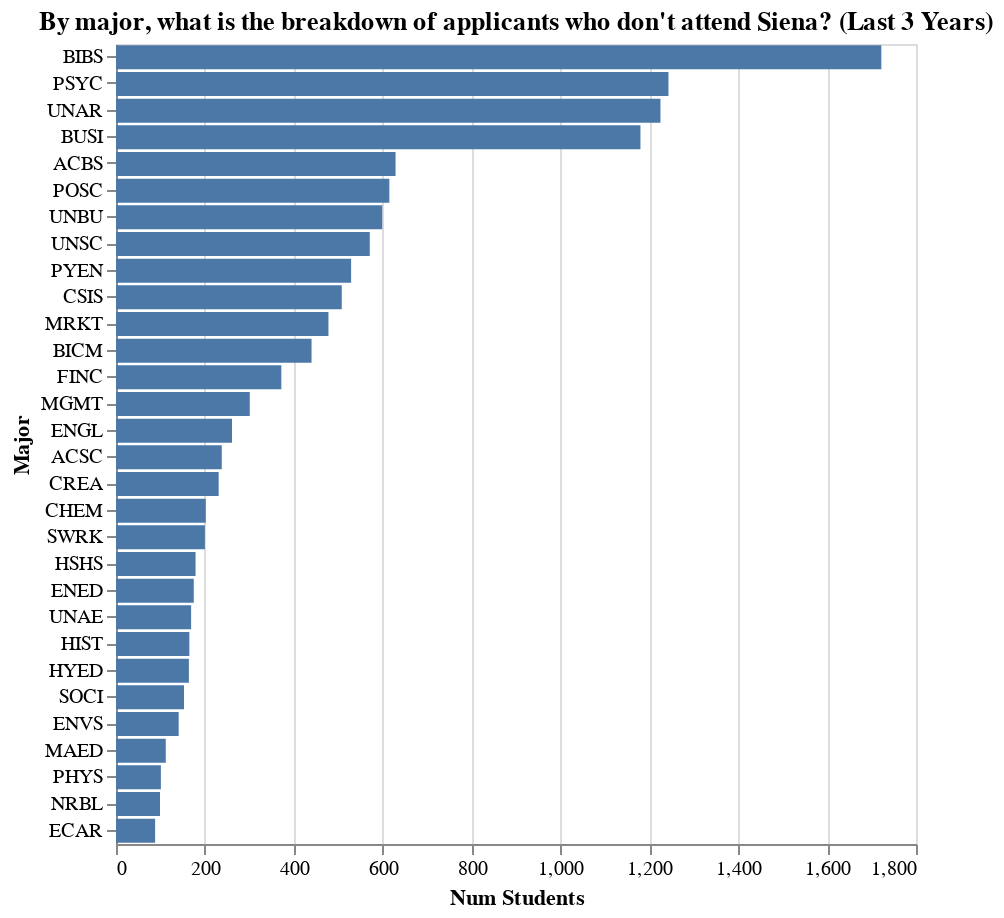

The cell this chart's notebook holds for it:
### Markdown cell above
### Kids who go to other schools by major.

### Code cell
alt.Chart(college_by_major.groupby("Major").sum().reset_index(
).sort_values("Num Students",ascending=False).iloc[:30]).mark_bar().encode(
    x='Num Students:Q',
    y=alt.Y(
        'Major:O',
        sort = alt.EncodingSortField(
                field='Num Students',
                op = "sum",
                order = "descending"
        )
    )
).properties(height=400,width=400,title="By major, what is the breakdown of applicants who don't attend Siena? (Last 3 Years)")

### Figure 1 — Vega-Lite specification as saved in the notebook (floating-point values rounded to 4 significant figures)
{"$schema": "https://vega.github.io/schema/vega-lite/v3.2.1.json", "config": {"mark": {"tooltip": null}, "view": {"height": 300, "width": 400}}, "data": {"name": "data-4e290fd217aed5d022cd572ad0ad1759"}, "datasets": {"data-4e290fd217aed5d022cd572ad0ad1759": [{"Major": "BIBS", "Num Students": 1722}, {"Major": "PSYC", "Num Students": 1243}, {"Major": "UNAR", "Num Students": 1225}, {"Major": "BUSI", "Num Students": 1180}, {"Major": "ACBS", "Num Students": 629}, {"Major": "POSC", "Num Students": 615}, {"Major": "UNBU", "Num Students": 599}, {"Major": "UNSC", "Num Students": 571}, {"Major": "PYEN", "Num Students": 529}, {"Major": "CSIS", "Num Students": 508}, {"Major": "MRKT", "Num Students": 478}, {"Major": "BICM", "Num Students": 440}, {"Major": "FINC", "Num Students": 372}, {"Major": "MGMT", "Num Students": 301}, {"Major": "ENGL", "Num Students": 261}, {"Major": "ACSC", "Num Students": 238}, {"Major": "CREA", "Num Students": 231}, {"Major": "CHEM", "Num Students": 202}, {"Major": "SWRK", "Num Students": 200}, {"Major": "HSHS", "Num Students": 179}, {"Major": "ENED", "Num Students": 175}, {"Major": "UNAE", "Num Students": 169}, {"Major": "HIST", "Num Students": 165}, {"Major": "HYED", "Num Students": 164}, {"Major": "SOCI", "Num Students": 153}, {"Major": "ENVS", "Num Students": 141}, {"Major": "MAED", "Num Students": 112}, {"Major": "PHYS", "Num Students": 101}, {"Major": "NRBL", "Num Students": 99}, {"Major": "ECAR", "Num Students": 88}]}, "encoding": {"x": {"field": "Num Students", "type": "quantitative"}, "y": {"field": "Major", "sort": {"field": "Num Students", "op": "sum", "order": "descending"}, "type": "ordinal"}}, "height": 400, "mark": "bar", "title": "By major, what is the breakdown of applicants who don't attend Siena? (Last 3 Years)", "width": 400}
